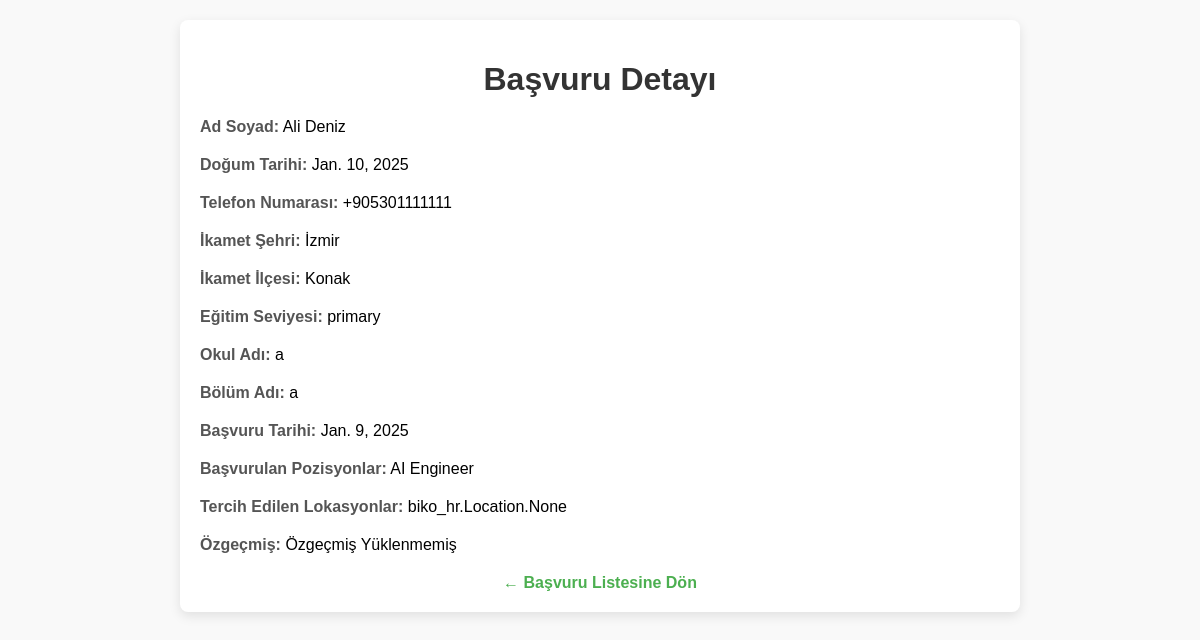
The page /applications/3/ on the database its author committed.
### biko_hr/models.py (models this page shows)
class Application(models.Model):
    candidate = models.ForeignKey(Candidate, on_delete=models.CASCADE, null=True, blank=True)
    job = models.ForeignKey(IncubationJob, on_delete=models.CASCADE) # in order to terminate or success the application after incubation period. Also shows the applied job.
    application_date = models.DateField()
    status = models.CharField(max_length=50, default="Pending")
    uploaded_resume = models.FileField(upload_to='resumes/')

class Candidate(models.Model):
    name = models.CharField(max_length=100)
    surname = models.CharField(max_length=100)
    email = models.EmailField()
    phone = models.CharField(max_length=15)
    experience = models.TextField()
    skills = models.TextField()
    birth_date = models.DateField()
    residence_city = models.CharField(max_length=100)
    residence_district = models.CharField(max_length=100)
    education_level = models.CharField(max_length=50)        #choices=[
    school_name = models.CharField(max_length=150)
    department = models.CharField(max_length=100)
    desired_locations = models.ManyToManyField('Location')

class IncubationJob(models.Model):
    position = models.ForeignKey(Position, on_delete=models.CASCADE, default=None,blank=True, null=True)
    category = models.OneToOneField(JobCategory, on_delete=models.CASCADE,  null=True, blank=True)
    organization = models.ForeignKey(Organization, on_delete=models.CASCADE, default=None,blank=True, null=True)
    title = models.CharField(max_length=200)
    description = models.TextField()
    required_skills = models.TextField()
    status = models.CharField(max_length=50)
    preferred_locations = models.TextField()
    department = models.CharField(max_length=100)

### job_application/views.py (the view)
# urls.py: path('<int:pk>/', views.application_detail, name='application_detail'),
def application_detail(request, pk):
    application = get_object_or_404(Application, pk=pk)
    return render(request, 'application_detail.html', {'application': application})

### job_application/templates/application_detail.html (shortened to what this page needs)
<!DOCTYPE html>
<html lang="tr">
<head>
</head>
<body>
    <div class="container">
        <h1>Başvuru Detayı</h1>
        <div class="detail">
            <strong>Ad Soyad:</strong> {{ application.candidate.name}} {{application.candidate.surname }}
        </div>
        <div class="detail">
            <strong>Doğum Tarihi:</strong> {{ application.candidate.birth_date }}
        </div>
        <div class="detail">
            <strong>Telefon Numarası:</strong> {{ application.candidate.phone }}
        </div>
        <div class="detail">
            <strong>İkamet Şehri:</strong> {{ application.candidate.residence_city }}
        </div>
        <div class="detail">
            <strong>İkamet İlçesi:</strong> {{ application.candidate.residence_district }}
        </div>
        <div class="detail">
            <strong>Eğitim Seviyesi:</strong> {{ application.candidate.education_level }}
        </div>
        <div class="detail">
            <strong>Okul Adı:</strong> {{ application.candidate.school_name }}
        </div>
        <div class="detail">
            <strong>Bölüm Adı:</strong> {{ application.candidate.department }}
        </div>
        <div class="detail">
            <strong>Başvuru Tarihi:</strong> {{ application.application_date }}
        </div>
        <div class="detail">
            <strong>Başvurulan Pozisyonlar:</strong>
            {{ application.job.title }}
        </div>
        <div class="detail">
            <strong>Tercih Edilen Lokasyonlar:</strong>
            {{ application.candidate.desired_locations }}
        </div>
        <div class="detail">
            <strong>Özgeçmiş:</strong>
            {% if application.resume %}
                <a href="{{ application.uploaded_resume.url }}" target="_blank">İndir</a>
            {% else %}
                Özgeçmiş Yüklenmemiş
            {% endif %}
        </div>
        <div class="back-link">
            <a href="{% url 'job_application_list' %}">← Başvuru Listesine Dön</a>
        </div>
    </div>
</body>
</html>

### job_application/templates/application_detail.html (style rules this page uses)
body { font-family: Arial, sans-serif; margin: 0; padding: 0; background-color: #f9f9f9; display: flex; justify-content: center; align-items: flex-start; min-height: 100vh; }
.container { background-color: white; width: 90%; max-width: 800px; padding: 20px; border-radius: 8px; box-shadow: 0 4px 12px rgba(0, 0, 0, 0.1); margin-top: 20px; }
h1 { text-align: center; color: #333; margin-bottom: 20px; }
.detail { margin-bottom: 20px; }
.detail strong { color: #555; }
.back-link { text-align: center; margin-top: 20px; }
.back-link a { color: #4CAF50; text-decoration: none; font-size: 16px; font-weight: bold; }

### rows shown on the page
Application: candidate.name "Ali", candidate.surname "Deniz", candidate.birth_date "Jan. 10, 2025", candidate.phone "+905301111111", candidate.residence_city "İzmir", candidate.residence_district "Konak", candidate.education_level "primary", candidate.school_name "a", candidate.department "a", application_date "Jan. 9, 2025", job "AI Engineer", candidate.desired_locations "biko_hr.Location.None"
